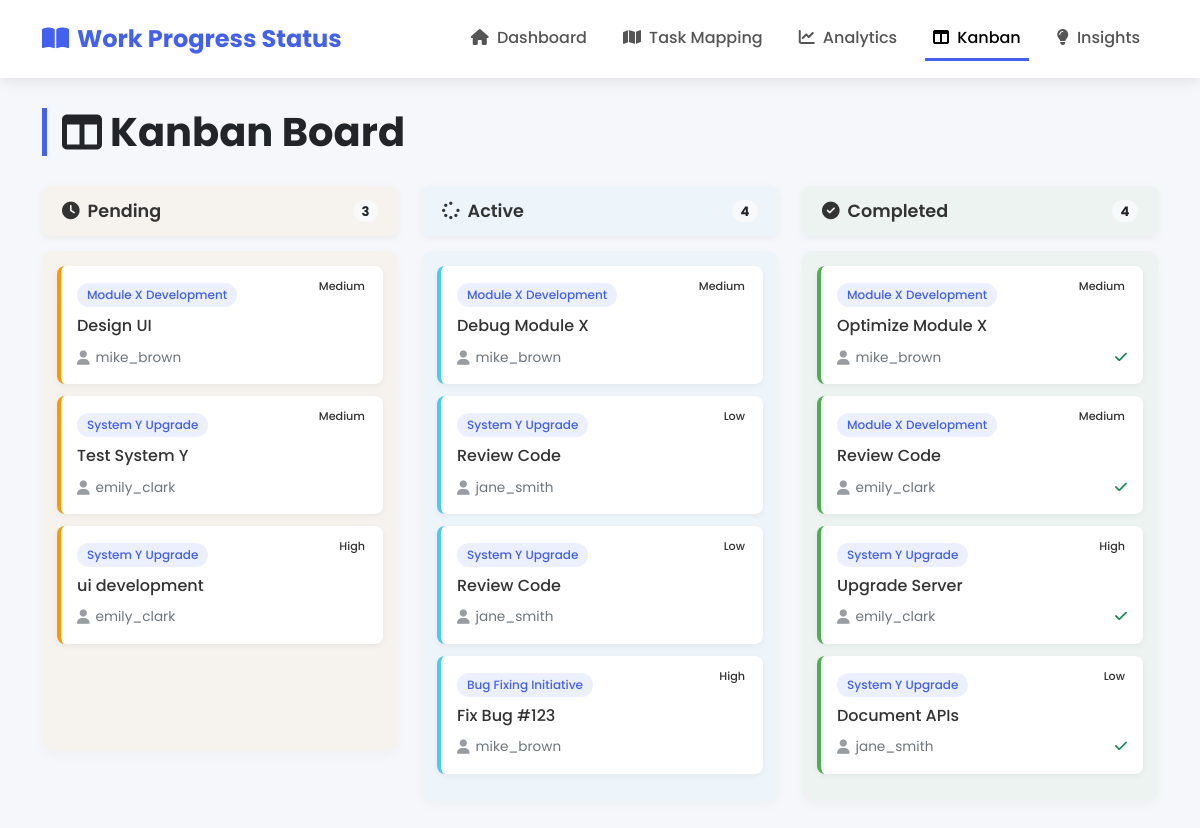
Screenshot of /kanban.php with the database file from the repository.
### tables this page shows
CREATE TABLE `projecttasks` (
  `TaskID` int(11) NOT NULL,
  `ProjectID` int(11) NOT NULL,
  `TaskName` varchar(100) NOT NULL,
  `Description` varchar(500) DEFAULT NULL,
  `OwnerID` int(11) NOT NULL,
  `Status` enum('Pending','Active','Completed') DEFAULT 'Pending',
  `Priority` enum('Low','Medium','High') DEFAULT 'Medium',
  `StartDate` date DEFAULT NULL,
  `EndDate` date DEFAULT NULL,
  `CreatedAt` datetime DEFAULT current_timestamp(),
  `UpdatedAt` datetime DEFAULT current_timestamp() ON UPDATE current_timestamp()
);

CREATE TABLE `projects` (
  `ProjectID` int(11) NOT NULL,
  `ProjectName` varchar(100) NOT NULL,
  `Description` text DEFAULT NULL,
  `CreatedAt` datetime DEFAULT current_timestamp()
);

CREATE TABLE `users` (
  `UserID` int(11) NOT NULL,
  `Username` varchar(50) NOT NULL,
  `Email` varchar(100) NOT NULL,
  `Role` varchar(50) DEFAULT 'Team Member'
);

### kanban.php (the view, shortened to what this page needs)
<?php include 'config.php'; ?>
<!DOCTYPE html>
<html lang="en">
<head>
    <link href="https://cdn.jsdelivr.net/npm/bootstrap@5.3.0/dist/css/bootstrap.min.css" rel="stylesheet">
    <link rel="stylesheet" href="https://cdnjs.cloudflare.com/ajax/libs/font-awesome/6.4.0/css/all.min.css">
</head>
<body>
    <nav class="navbar navbar-expand-lg navbar-light">
        <div class="container">
            <a class="navbar-brand" href="index.php">
                <i class="fas fa-book-open me-2"></i>Work Progress Status
            </a>
            <div class="collapse navbar-collapse" id="navbarNav">
                <ul class="navbar-nav ms-auto">
                    <li class="nav-item">
                        <a class="nav-link" href="index.php">
                            <i class="fas fa-home me-1"></i> Dashboard
                        </a>
                    </li>
                    <li class="nav-item">
                        <a class="nav-link" href="task_mapping.php">
                            <i class="fas fa-map me-1"></i> Task Mapping
                        </a>
                    </li>
                    <li class="nav-item">
                        <a class="nav-link" href="analytics.php">
                            <i class="fas fa-chart-line me-1"></i> Analytics
                        </a>
                    </li>
                    <li class="nav-item">
                        <a class="nav-link active" href="kanban.php">
                            <i class="fas fa-columns me-1"></i> Kanban
                        </a>
                    </li>
                    <li class="nav-item">
                        <a class="nav-link" href="insights.php">
                            <i class="fas fa-lightbulb me-1"></i> Insights
                        </a>
                    </li>
                </ul>
            </div>
        </div>
    </nav>
    <div class="container mt-4">
        <h1 class="page-title">
            <i class="fas fa-columns me-2"></i>Kanban Board
        </h1>
        <div class="row">
            <div class="col-md-4">
                <div class="column-header column-pending">
                    <span><i class="fas fa-clock me-2"></i>Pending</span>
                    <span class="badge rounded-pill bg-light text-dark">
                        <?php
                        $stmt = $pdo->prepare("SELECT COUNT(*) as count FROM ProjectTasks WHERE Status = 'Pending'");
                        $stmt->execute();
                        echo $stmt->fetch()['count'];
                        ?>
                    </span>
                </div>
                <div class="kanban-column column-pending" data-status="Pending">
                    <?php
                    $stmt = $pdo->prepare("SELECT pt.TaskID, pt.TaskName, pt.Priority, p.ProjectName, u.Username
                                           FROM ProjectTasks pt
                                           JOIN Projects p ON pt.ProjectID = p.ProjectID
                                           JOIN Users u ON pt.OwnerID = u.UserID
                                           WHERE pt.Status = 'Pending'");
                    $stmt->execute();
                    while ($row = $stmt->fetch()) {
                        echo "<div class='task-card' draggable='true' data-task-id='{$row['TaskID']}'>
                                <div class='task-project'>{$row['ProjectName']}</div>
                                <div class='task-title'>{$row['TaskName']}</div>
                                <span class='priority-badge priority-{$row['Priority']}'>{$row['Priority']}</span>
                                <div class='task-meta'>
                                    <span class='task-owner'><i class='fas fa-user'></i>{$row['Username']}</span>
                                </div>
                              </div>";
                    }
                    ?>
                </div>
            </div>
            <div class="col-md-4">
                <div class="column-header column-active">
                    <span><i class="fas fa-spinner me-2"></i>Active</span>
                    <span class="badge rounded-pill bg-light text-dark">
                        <?php
                        $stmt = $pdo->prepare("SELECT COUNT(*) as count FROM ProjectTasks WHERE Status = 'Active'");
                        $stmt->execute();
                        echo $stmt->fetch()['count'];
                        ?>
                    </span>
                </div>
                <div class="kanban-column column-active" data-status="Active">
                    <?php
                    $stmt = $pdo->prepare("SELECT pt.TaskID, pt.TaskName, pt.Priority, p.ProjectName, u.Username
                                           FROM ProjectTasks pt
                                           JOIN Projects p ON pt.ProjectID = p.ProjectID
                                           JOIN Users u ON pt.OwnerID = u.UserID
                                           WHERE pt.Status = 'Active'");
                    $stmt->execute();
                    while ($row = $stmt->fetch()) {
                        echo "<div class='task-card' draggable='true' data-task-id='{$row['TaskID']}'>
                                <div class='task-project'>{$row['ProjectName']}</div>
                                <div class='task-title'>{$row['TaskName']}</div>
                                <span class='priority-badge priority-{$row['Priority']}'>{$row['Priority']}</span>
                                <div class='task-meta'>
                                    <span class='task-owner'><i class='fas fa-user'></i>{$row['Username']}</span>
                                </div>
                              </div>";
                    }
                    ?>
                </div>
            </div>
            <div class="col-md-4">
                <div class="column-header column-completed">
                    <span><i class="fas fa-check-circle me-2"></i>Completed</span>
                    <span class="badge rounded-pill bg-light text-dark">
                        <?php
                        $stmt = $pdo->prepare("SELECT COUNT(*) as count FROM ProjectTasks WHERE Status = 'Completed'");
                        $stmt->execute();
                        echo $stmt->fetch()['count'];
                        ?>
                    </span>
                </div>
                <div class="kanban-column column-completed" data-status="Completed">
                    <?php
                    $stmt = $pdo->prepare("SELECT pt.TaskID, pt.TaskName, pt.Priority, p.ProjectName, u.Username
                                           FROM ProjectTasks pt
                                           JOIN Projects p ON pt.ProjectID = p.ProjectID
                                           JOIN Users u ON pt.OwnerID = u.UserID
                                           WHERE pt.Status = 'Completed'");
                    $stmt->execute();
                    while ($row = $stmt->fetch()) {
                        echo "<div class='task-card' draggable='true' data-task-id='{$row['TaskID']}'>
                                <div class='task-project'>{$row['ProjectName']}</div>
                                <div class='task-title'>{$row['TaskName']}</div>
                                <span class='priority-badge priority-{$row['Priority']}'>{$row['Priority']}</span>
                                <div class='task-meta'>
                                    <span class='task-owner'><i class='fas fa-user'></i>{$row['Username']}</span>
                                    <span><i class='fas fa-check text-success'></i></span>
                                </div>
                              </div>";
                    }
                    ?>
                </div>
            </div>
        </div>
    </div>
</body>
</html>

### kanban.php (style rules this page uses)
:root { --primary-color: #4361ee; --secondary-color: #3f37c9; --accent-color: #4cc9f0; --light-color: #f8f9fa; --dark-color: #212529; --success-color: #4CAF50; --warning-color: #ff9800; --danger-color: #f44336; --gray-color: #6c757d; }
body { font-family: 'Poppins', sans-serif; background-color: #f5f7fa; color: #333; padding-bottom: 40px; }
.navbar { background-color: white; box-shadow: 0 2px 15px rgba(0,0,0,0.1); padding: 1rem; }
.navbar-brand { font-weight: 700; color: var(--primary-color); font-size: 1.5rem; }
.nav-link { font-weight: 500; color: #555; margin: 0 10px; padding: 0.5rem 1rem; transition: all 0.3s ease; }
.nav-link.active { color: var(--primary-color); border-bottom: 3px solid var(--primary-color); }
.page-title { font-weight: 700; color: var(--dark-color); margin: 30px 0; padding-left: 15px; border-left: 5px solid var(--primary-color); display: flex; align-items: center; }
.column-header { font-weight: 600; font-size: 1.1rem; padding: 12px 20px; margin-bottom: 15px; background-color: white; border-radius: 8px; box-shadow: 0 2px 8px rgba(0,0,0,0.05); display: flex; align-items: center; justify-content: space-between; position: sticky; top: 20px; z-index: 10; }
.column-header i { margin-right: 10px; }
.kanban-column { min-height: 500px; background-color: #f9fafc; padding: 15px; border-radius: 10px; box-shadow: 0 4px 12px rgba(0,0,0,0.03); transition: all 0.3s ease; margin-bottom: 20px; max-height: calc(100vh - 200px); overflow-y: auto; }
.task-card { background-color: white; padding: 16px; margin-bottom: 12px; cursor: move; border-radius: 8px; box-shadow: 0 2px 6px rgba(0,0,0,0.05); transition: all 0.2s ease; border-left: 4px solid transparent; position: relative; }
.task-meta { display: flex; justify-content: space-between; align-items: center; margin-top: 10px; font-size: 0.85rem; color: var(--gray-color); }
.task-title { font-weight: 500; margin-bottom: 8px; color: #333; font-size: 1rem; line-height: 1.4; }
.task-project { display: inline-block; font-size: 0.75rem; padding: 3px 10px; border-radius: 12px; background-color: rgba(67, 97, 238, 0.1); color: var(--primary-color); margin-bottom: 8px; font-weight: 500; }
.task-owner { display: flex; align-items: center; }
.task-owner i { margin-right: 6px; opacity: 0.7; font-size: 0.9rem; }
.priority-badge { position: absolute; top: 10px; right: 10px; padding: 2px 8px; font-size: 0.7rem; border-radius: 10px; font-weight: 500; }
.column-pending { background-color: rgba(255, 152, 0, 0.05); }
.column-pending .task-card { border-left-color: var(--warning-color); }
.column-active { background-color: rgba(76, 201, 240, 0.05); }
.column-active .task-card { border-left-color: var(--accent-color); }
.column-completed { background-color: rgba(76, 175, 80, 0.05); }
.column-completed .task-card { border-left-color: var(--success-color); }

### rows the page displays
projecttasks: ProjectID.ProjectName "Module X Development", TaskName "Design UI", Priority "Medium", OwnerID.Username "mike_brown"
projecttasks: ProjectID.ProjectName "System Y Upgrade", TaskName "Test System Y", Priority "Medium", OwnerID.Username "emily_clark"
projecttasks: ProjectID.ProjectName "System Y Upgrade", TaskName "ui development", Priority "High", OwnerID.Username "emily_clark"
projecttasks: ProjectID.ProjectName "Module X Development", TaskName "Debug Module X", Priority "Medium", OwnerID.Username "mike_brown"
projecttasks: ProjectID.ProjectName "System Y Upgrade", TaskName "Review Code", Priority "Low", OwnerID.Username "jane_smith"
projecttasks: ProjectID.ProjectName "System Y Upgrade", TaskName "Review Code", Priority "Low", OwnerID.Username "jane_smith"
projecttasks: ProjectID.ProjectName "Bug Fixing Initiative", TaskName "Fix Bug #123", Priority "High", OwnerID.Username "mike_brown"
projecttasks: ProjectID.ProjectName "Module X Development", TaskName "Optimize Module X", Priority "Medium", OwnerID.Username "mike_brown"
projecttasks: ProjectID.ProjectName "Module X Development", TaskName "Review Code", Priority "Medium", OwnerID.Username "emily_clark"
projecttasks: ProjectID.ProjectName "System Y Upgrade", TaskName "Upgrade Server", Priority "High", OwnerID.Username "emily_clark"
projecttasks: ProjectID.ProjectName "System Y Upgrade", TaskName "Document APIs", Priority "Low", OwnerID.Username "jane_smith"

### other values shown
$stmt->fetch()['count'] "3"
$stmt->fetch()['count'] "4"
